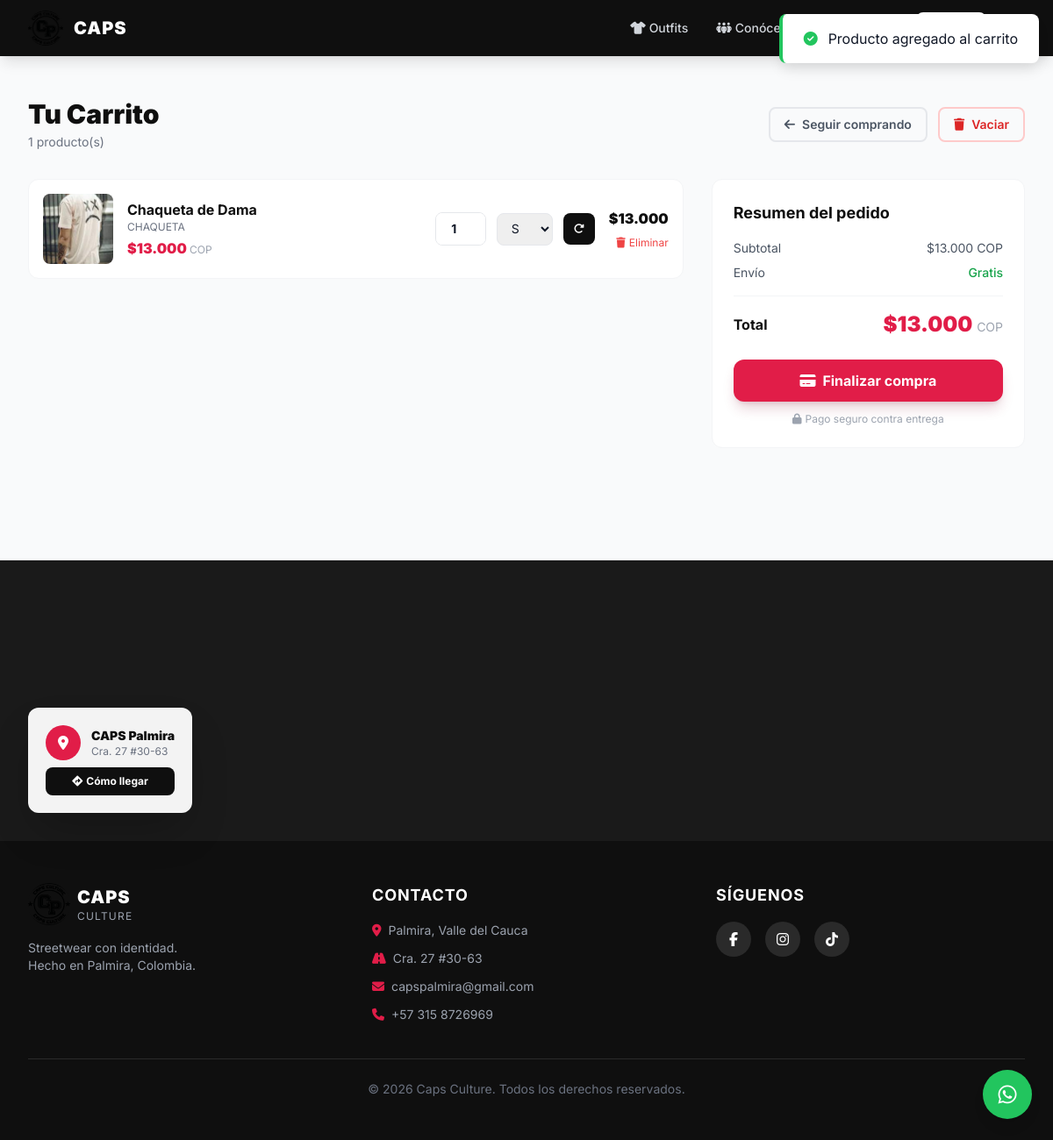
/Carro/index.php?id=58, run on the app's committed database.
### tables this page shows
CREATE TABLE `productos` (
  `id` int(11) NOT NULL,
  `referencia` varchar(200) NOT NULL,
  `categoria_id` varchar(200) NOT NULL,
  `foto` varchar(200) NOT NULL,
  `tallas` varchar(200) NOT NULL,
  `precio` float NOT NULL,
  `stock` int(11) NOT NULL,
  `estado` tinyint(1) NOT NULL,
  `fecha` date NOT NULL,
  `descripcion` varchar(200) NOT NULL
);

CREATE TABLE `categorias` (
  `id` int(11) NOT NULL,
  `categoria` varchar(200) NOT NULL
);

### src/Models/Productos.php (called while the page is built, shortened)
<?php
require_once __DIR__ . '/../Helpers/Paths.php';
class Productos
{
    private $cn = null;
    public function __construct()
    {
        $this->config = parse_ini_file(config_path('config.ini'));
        $this->cn = new PDO($this->config['dns'], $this->config['usuario'], $this->config['clave'], array(
            PDO::MYSQL_ATTR_INIT_COMMAND => 'SET NAMES utf8'
        ));
    }
    public function mostrarPorId(int $id): array|false
    {
        $sql = " SELECT productos.id, `referencia`,`foto`,`categoria_id`,`precio`,`stock`,`categoria`,`tallas` FROM `productos`
        INNER JOIN `categorias`
        ON productos.categoria_id = categorias.id WHERE productos.id =:id ";
        $resultado = $this->cn->prepare($sql);
        $_array = array(
            ":id" =>  $id
        );
        if ($resultado->execute($_array)) {
            return $resultado->fetch();
        }
        return false;
    }
    public function mostrarTallas(int $id): array|false
    {
        $sql = " SELECT `tallas` FROM `productos`
         WHERE productos.id =:id ";
        $resultado = $this->cn->prepare($sql);
        $_array = array(
            ":id" =>  $id
        );
        if ($resultado->execute($_array)) {
            $producto = $resultado->fetch();
            $tallas = explode(",", $producto['tallas']);
            return $tallas;
        }
        return false;
    }
}

### src/Helpers/Paths.php (called while the page is built, shortened)
<?php
if (!function_exists('project_path')) {
    function project_path($path = '')
    {
        $basePath = dirname(__DIR__, 2);
        return $basePath . '/' . ltrim($path, '/');
    }
}
if (!function_exists('config_path')) {
    function config_path($path = '')
    {
        return project_path('config/' . ltrim($path, '/'));
    }
}

### Carro/funcionesCarrito.php (called while the page is built, shortened)
<?php
function calcularTotal()
{
    $total = 0;
    if (isset($_SESSION['carrito'])) {
        foreach ($_SESSION['carrito'] as $indice => $value) {
            if ($value['cantidad'] == 5 && $value['categoria']== 'CAMISETA') {
                $total += $value['precio'] = 22000 * $value['cantidad'];
            }elseif ($value['cantidad'] == 4 && $value['categoria']== 'CAMISETA') {
                $total += $value['precio'] = 23750 * $value['cantidad'];
            }else if ($value['cantidad'] == 3 && $value['categoria']== 'CAMISETA') {
                $total += $value['precio'] = 25000 * $value['cantidad'];
            } elseif ($value['cantidad'] == 2 && $value['categoria']== 'CAMISETA') {
                $total += $value['precio'] = 27500 * $value['cantidad'];
            } elseif($value['cantidad'] >= 5 || $value['cantidad'] <= 1 ) {
                $total += $value['precio'] * $value['cantidad'];
            }
            else{ $total +=  $value['precio'] * $value['cantidad'];}
        }
    }
    return $total;
}

### Carro/index.php (the view, shortened to what this page needs)
<?php
include(__DIR__ . '/../templates/cabecera.php');
require __DIR__ . '/funcionesCarrito.php';
if (isset($_GET['id']) && is_numeric($_GET['id'])) {
  $id = (int)$_GET['id'];
  $producto = new capsweb\Productos;
  $resultado = $producto->mostrarPorId($id);
}
$carritoVacio = empty($_SESSION['carrito']);
?>
<section class="max-w-7xl mx-auto px-4 sm:px-6 lg:px-8 py-12">
  <div class="flex flex-col md:flex-row md:items-center md:justify-between gap-4 mb-8">
    <div>
      <h1 class="text-3xl font-black text-brand-900">Tu Carrito</h1>
      <p class="text-gray-500 text-sm mt-1"><?= $carritoVacio ? 'Tu carrito está vacío' : count($_SESSION['carrito']) . ' producto(s)' ?></p>
    </div>
    <div class="flex gap-3">
      <a href="../index.php" class="inline-flex items-center px-4 py-2 border-2 border-gray-200 rounded-lg text-sm font-semibold text-gray-600 hover:border-brand-accent hover:text-brand-accent transition">
        <i class="fa-solid fa-arrow-left mr-2"></i>Seguir comprando
      </a>
      <?php if (!$carritoVacio) { ?>
        <button type="button" onclick="openClearModal()" class="inline-flex items-center px-4 py-2 border-2 border-red-200 rounded-lg text-sm font-semibold text-red-600 hover:bg-red-50 transition">
          <i class="fa-solid fa-trash mr-2"></i>Vaciar
        </button>
      <?php } ?>
    </div>
  </div>
<?php if (!$carritoVacio) { ?>
    <div class="grid grid-cols-1 lg:grid-cols-3 gap-8">
      <div class="lg:col-span-2 space-y-4">
        <?php foreach ($_SESSION['carrito'] as $value) {
          $idProducto = $value['id'];
          $producto = new capsweb\Productos;
          $tallasProducto = $producto->mostrarTallas($idProducto);
          $fotoUrl  = '/upload/' . htmlspecialchars($value['foto'], ENT_QUOTES, 'UTF-8');
          $fotoPath = 'public/upload/' . htmlspecialchars($value['foto'], ENT_QUOTES, 'UTF-8');
        ?>
          <div class="bg-white rounded-xl border border-gray-100 p-4 flex flex-col sm:flex-row gap-4 items-start sm:items-center hover:shadow-md transition">
            <div class="w-20 h-20 rounded-lg overflow-hidden bg-gray-100 flex-shrink-0">
              <?php if (file_exists($fotoPath)) { ?>
                <img src="<?= $fotoUrl ?>" class="w-full h-full object-cover" alt="">
              <?php } else { ?>
                <img src="../assets/images/sinfoto.jpg" class="w-full h-full object-cover" alt="">
              <?php } ?>
            </div>
            <div class="flex-1 min-w-0">
              <h3 class="font-bold text-brand-900 truncate"><?= htmlspecialchars($value['referencia'], ENT_QUOTES, 'UTF-8') ?></h3>
              <p class="text-xs text-gray-500 uppercase"><?= htmlspecialchars($value['categoria'], ENT_QUOTES, 'UTF-8') ?></p>
              <p class="text-brand-accent font-black mt-1">$<?= number_format($value['precio'], 0, ',', '.') ?> <span class="text-gray-400 text-xs font-normal">COP</span></p>
            </div>
            <form action="actualizar_carrito.php" method="post" class="flex flex-wrap items-center gap-3">
              <div class="flex items-center border border-gray-200 rounded-lg overflow-hidden">
                <input type="number" name="cantidad" value="<?= (int)$value['cantidad'] ?>" min="1" class="w-14 py-2 text-center text-sm font-bold outline-none border-none">
              </div>
              <select name="tallaTomada" class="border border-gray-200 rounded-lg px-3 py-2 text-sm outline-none focus:border-brand-accent">
                <?php foreach ($tallasProducto as $talla) {
                  $tallaEsc = htmlspecialchars($talla, ENT_QUOTES, 'UTF-8');
                  $selected = ($talla == $value['talla']) ? 'selected' : '';
                  echo '<option value="' . $tallaEsc . '" ' . $selected . '>' . $tallaEsc . '</option>';
                } ?>
              </select>
              <button type="submit" class="w-9 h-9 rounded-lg bg-brand-900 text-white flex items-center justify-center hover:bg-brand-accent transition" title="Actualizar">
                <i class="fa-solid fa-rotate-right text-xs"></i>
              </button>
            </form>
            <div class="text-right flex flex-col items-end gap-2">
              <span class="font-black text-brand-900">$<?= number_format($value['precio'] * $value['cantidad'], 0, ',', '.') ?></span>
              <button type="button" onclick="openDeleteModal(<?= (int)$value['id'] ?>)" class="text-red-500 hover:text-red-700 text-xs transition">
                <i class="fa-solid fa-trash mr-1"></i>Eliminar
              </button>
            </div>
          </div>
        <?php } ?>
      </div>
      <div class="lg:col-span-1">
        <div class="bg-white rounded-xl border border-gray-100 p-6 sticky top-24">
          <h2 class="font-bold text-lg text-brand-900 mb-4">Resumen del pedido</h2>
          <div class="space-y-2 text-sm">
            <div class="flex justify-between text-gray-600">
              <span>Subtotal</span>
              <span>$<?= number_format(calcularTotal(), 0, ',', '.') ?> COP</span>
            </div>
            <div class="flex justify-between text-gray-600">
              <span>Envío</span>
              <span class="text-green-600 font-medium">Gratis</span>
            </div>
          </div>
          <div class="border-t border-gray-100 my-4"></div>
          <div class="flex justify-between items-center mb-6">
            <span class="font-bold text-brand-900">Total</span>
            <span class="text-2xl font-black text-brand-accent">$<?= number_format(calcularTotal(), 0, ',', '.') ?> <span class="text-sm text-gray-400 font-normal">COP</span></span>
          </div>
          <a href="../finalizar.php" class="block w-full bg-brand-accent text-white text-center py-3 rounded-xl font-bold hover:bg-rose-700 transition shadow-lg shadow-rose-900/20">
            <i class="fa-solid fa-credit-card mr-2"></i>Finalizar compra
          </a>
          <p class="text-center text-xs text-gray-400 mt-3"><i class="fa-solid fa-lock mr-1"></i>Pago seguro contra entrega</p>
        </div>
      </div>
    </div>
  <?php } ?>
</section>
<?php include(__DIR__ . '/../templates/footer.php'); ?>

### templates/cabecera.php (style rules this page uses)
body { font-family:'Inter',sans-serif; }

### data on the page
productos: referencia "Chaqueta de Dama", categoria.categoria "CHAQUETA", precio "13.000", cantidad "1", $value['precio']*$value['cantidad'] "13.000"

### other printed values
count($_SESSION['carrito']) "1"
calcularTotal() "13.000"
form field tallaTomada "S"
